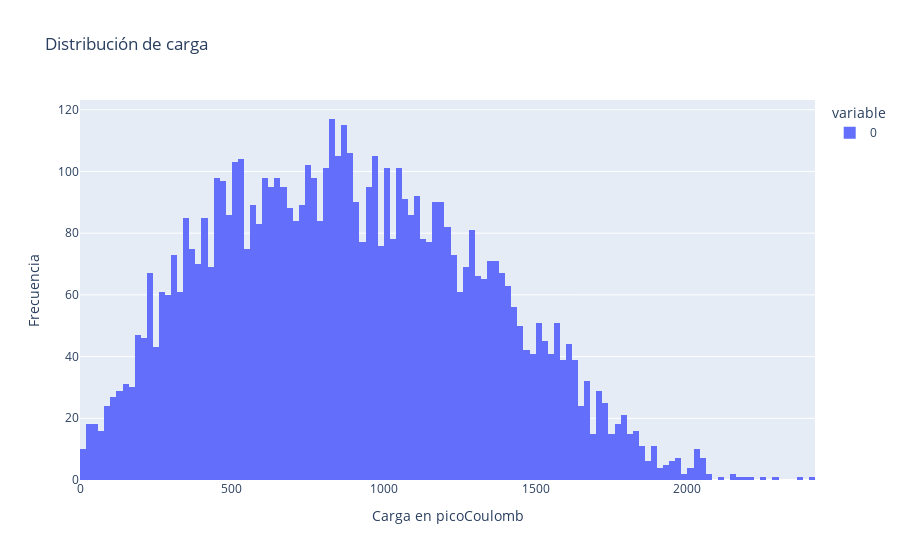

The notebook cell saved with this chart:
### Markdown cell above
## Histograma de cargas

Se realiza un histograma de las cargas que cada pulso posee y se presentan en forma de histograma. Tambien se separan lso pulsos que tengan un baseline muy disperso y se imprime el promedio y la desviación estandar de los pulsos

### Code cell
#integrales
Cantidad_de_pulsos = 6249
lista_integrales = []
lista_integrales_negativas = []


for i in range(Cantidad_de_pulsos):
    Pulse = i
    datos_positivos = datos.iloc[:,2*Pulse+1].apply(lambda x : x*-1)
    #identificamos el baseline
    mean_baseline = datos_positivos[:1000].mean()
    datos_corregidos = datos_positivos.apply(lambda x : x-mean_baseline)
    #Integramos con el metodo trapezoid de numpy
    integral = np.trapezoid(datos_corregidos[1500:],datos.iloc[1500:,2*Pulse])
    integral = integral/50 *10**12
    if integral >= 0:
        lista_integrales.append(integral)
    if integral < 0:
        lista_integrales_negativas.append(Pulse)


def crear_histograma(datos, titulo='Histograma', nbins=10):

    fig = px.histogram(datos, nbins=nbins, title=titulo)
    fig.update_layout(xaxis_title='Carga en picoCoulomb', yaxis_title='Frecuencia')
    fig.show()
    

mean_integral = np.mean(lista_integrales)
std_integral = np.std(lista_integrales)
crear_histograma(lista_integrales, titulo='Distribución de carga', nbins=2*math.trunc(math.sqrt(Cantidad_de_pulsos)))
print("El promedio de esta distribución de carga es:", mean_integral)
print("La desviación estandar es:",std_integral)

### Figure 1 — Plotly figure (JSON) as saved in the notebook; plotly's stock layout.template omitted (floating-point values rounded to 4 significant figures; data arrays with more than 128 entries replaced by an {"elided": "..."} marker saying what was removed)
{"data": [{"alignmentgroup": "True", "bingroup": "x", "hovertemplate": "variable=0<br>value=%{x}<br>count=%{y}<extra></extra>", "legendgroup": "0", "marker": {"color": "#636efa", "pattern": {"shape": ""}}, "name": "0", "nbinsx": 158, "offsetgroup": "0", "orientation": "v", "showlegend": true, "type": "histogram", "x": {"elided": "6145 float values"}, "xaxis": "x", "yaxis": "y"}], "layout": {"barmode": "relative", "legend": {"title": {"text": "variable"}, "tracegroupgap": 0}, "title": {"text": "Distribución de carga"}, "xaxis": {"anchor": "y", "domain": [0, 1], "title": {"text": "Carga en picoCoulomb"}}, "yaxis": {"anchor": "x", "domain": [0, 1], "title": {"text": "Frecuencia"}}}}
